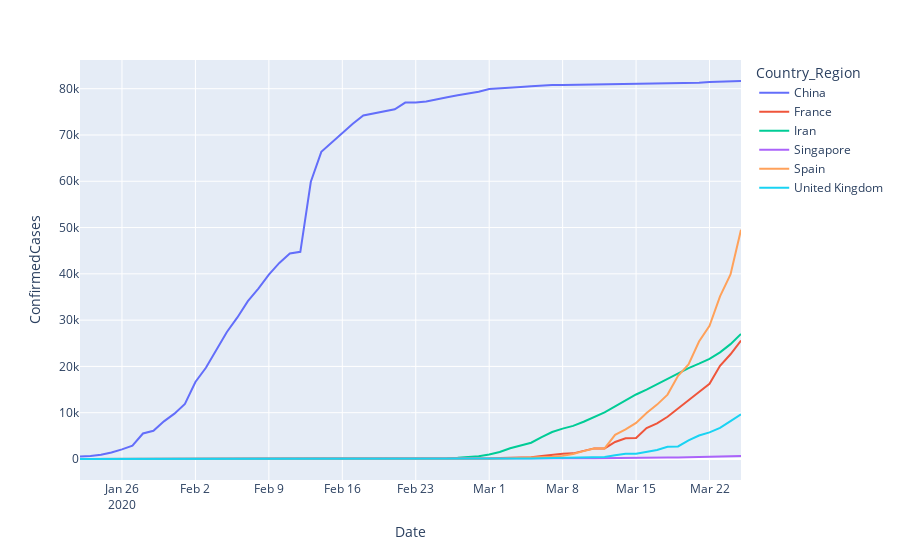

Notebook code for this chart:
### Code cell
fig = px.line(sample, x='Date', y='ConfirmedCases', color='Country_Region')
fig.show()
